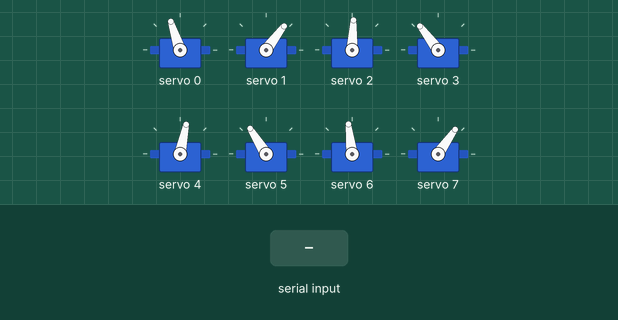
Simulated run of this sketch. Board: ESP32. Shown: 8 × servo. Inputs (shaded band) come from the test bench. What the sketch prints to the serial monitor is not drawn.

Above: at 14.2 s.
14.3 s: "1" received over Serial
At 14.46 s:
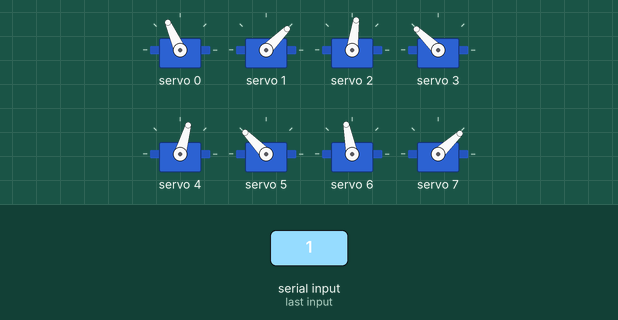
17.3 s: "0" received over Serial
At 18.2 s:
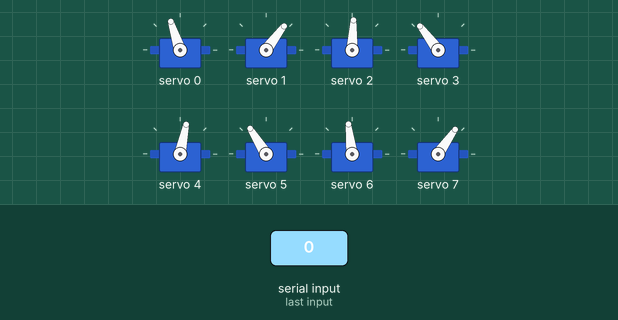
Timing chart, 0 to 20.3 s (numbered marks = the images above; inputs shaded):
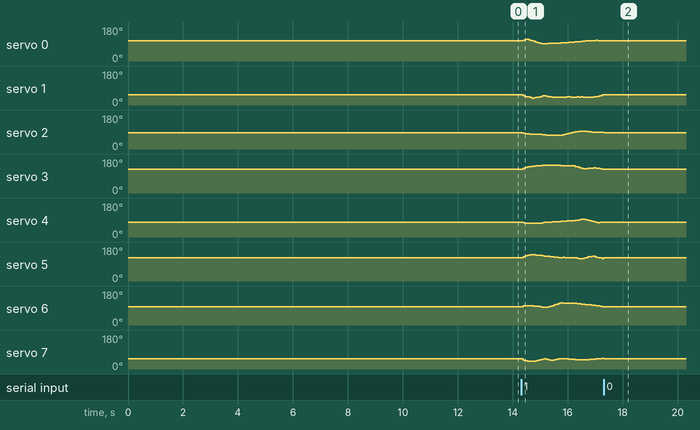

The sketch:

SS_walk_1cm.ino
```cpp
//Gait template
#include <Wire.h>
#include <Adafruit_PWMServoDriver.h>

Adafruit_PWMServoDriver pca9685 = Adafruit_PWMServoDriver();

#define SERVO_FREQ 300
#define SER0 0 //Hip 1
#define SER1 1 //Knee 1
#define SER2 2 //Hip 2
#define SER3 3 //Knee 2
#define SER4 4 //Hip 3
#define SER5 5 //Knee 3
#define SER6 6 //Hip 4
#define SER7 7 //Knee 4

float SS_servo0[] = {-0.36108032, -0.43371597, -0.49152997, -0.49628849, -0.42342595, -0.33425499, -0.24450695, -0.1551067 , -0.06392036,  0.01987016,  0.07378966,  0.07317854,  0.04090186,  0.01505388, -0.00256748, -0.01324909, -0.02157262, -0.02871532, -0.03890835, -0.05447955, -0.07272626, -0.08750311, -0.10372093, -0.12105385, -0.1406819 , -0.16056486, -0.18292561, -0.20796383, -0.23378954, -0.25918218, -0.28464469, -0.3102795 , -0.33202724, -0.34804041, -0.35898887, -0.36551867, -0.36688967, -0.36400899, -0.35609794, -0.34026512};
float SS_servo1[] = {0.48957515, 0.54101513, 0.55088278, 0.59201711, 0.74047621, 0.88241354, 0.95837059, 1.00633205, 1.03221041, 1.04612993, 1.03140886, 1.0118923 , 1.04290001, 1.06490564, 1.07870885, 1.0949188 , 1.10563995, 1.10652364, 1.09983251, 1.0744566 , 1.03679759, 1.01474597, 0.9941421 , 0.9708187 , 0.95266167, 0.93979597, 0.91802465, 0.88887178, 0.85873791, 0.83519598, 0.81748128, 0.79931013, 0.78282647, 0.7663722 , 0.7381985 , 0.70808025, 0.67698638, 0.63048292, 0.56045631, 0.48615228};
float SS_servo2[] = {-0.13317275, -0.20649409, -0.27143913, -0.31311442, -0.33546872, -0.35073907, -0.36528802, -0.37715661, -0.38801178, -0.39864956, -0.41317803, -0.43118329, -0.44950785, -0.46278568, -0.46831599, -0.46851845, -0.46371138, -0.45784167, -0.46006078, -0.46515432, -0.434972  , -0.36577259, -0.29215808, -0.22041343, -0.15289265, -0.07539289, -0.01795502,  0.0083796 ,  0.02190558,  0.03713195,  0.04259307,  0.02178594, -0.01671389, -0.04619473, -0.06950405, -0.08754656, -0.09760328, -0.10559567, -0.11437866, -0.11151186};
float SS_servo3[] = {0.63614478, 0.69364387, 0.71698757, 0.72057955, 0.73278159, 0.74764246, 0.76098037, 0.77396241, 0.78745952, 0.80054801, 0.80942998, 0.81061376, 0.8138682 , 0.81185067, 0.80495854, 0.80321581, 0.79458155, 0.77920722, 0.76384298, 0.73117594, 0.72287443, 0.81880012, 0.9015284 , 0.9527867 , 1.00839915, 1.06659892, 1.0604381 , 1.01496625, 0.9530985 , 0.89665612, 0.84925424, 0.82917841, 0.83726456, 0.83917098, 0.82738423, 0.81051967, 0.78607066, 0.74810312, 0.69346761, 0.62893489};
float SS_servo4[] = {0.38010566, 0.45344557, 0.48005478, 0.48481289, 0.49017046, 0.49202846, 0.48902629, 0.48190913, 0.47362428, 0.46136586, 0.44003016, 0.41390749, 0.38908578, 0.36895154, 0.35148354, 0.33466823, 0.32067675, 0.30737011, 0.29537145, 0.27882567, 0.25784572, 0.2388834 , 0.22193103, 0.20205507, 0.18093068, 0.15778458, 0.12946808, 0.08913934, 0.03953746, 0.00686917, 0.01788404, 0.04581037, 0.1061896 , 0.18928379, 0.26112558, 0.33216058, 0.4047221 , 0.44362255, 0.41538549, 0.36209521};
float SS_servo5[] = {-0.48520842, -0.58778066, -0.66932675, -0.72179962, -0.74363669, -0.75028877, -0.75186314, -0.74552124, -0.73522326, -0.71979705, -0.70300125, -0.69245658, -0.68210012, -0.67515798, -0.66655194, -0.64796456, -0.63363632, -0.62519321, -0.62708904, -0.64391083, -0.66806209, -0.67896486, -0.69345535, -0.70816588, -0.72023492, -0.72550492, -0.73493178, -0.73910618, -0.73395753, -0.74359902, -0.80201244, -0.8619827 , -0.88085966, -0.84921002, -0.80157413, -0.69863217, -0.54543876, -0.43810584, -0.45229246, -0.45071064};
float SS_servo6[] = {0.11286503, 0.17903537, 0.19854087, 0.19705806, 0.19345411, 0.18669476, 0.17380024, 0.15813466, 0.13613686, 0.10784564, 0.07362154, 0.05138452, 0.06539531, 0.09953502, 0.15170436, 0.22718645, 0.30598548, 0.38511403, 0.46111434, 0.50809615, 0.50433781, 0.49192382, 0.48425991, 0.47834397, 0.47183569, 0.46409627, 0.4548501 , 0.43946897, 0.42005504, 0.39482518, 0.37124401, 0.34695093, 0.32163775, 0.29648241, 0.27182913, 0.24617543, 0.21901309, 0.18848268, 0.14732301, 0.09652594};
float SS_servo7[] = {-0.64939695, -0.76349067, -0.85233076, -0.9063088 , -0.920559  , -0.91640071, -0.90299342, -0.8812224 , -0.84802675, -0.8061668 , -0.76509283, -0.75295583, -0.77957417, -0.821452  , -0.82491041, -0.72972641, -0.5927626 , -0.44555104, -0.31033513, -0.25293861, -0.28438222, -0.300736  , -0.32342451, -0.35169643, -0.37863878, -0.40012723, -0.43030503, -0.46439762, -0.49680429, -0.51789473, -0.53671339, -0.5548457 , -0.56629317, -0.57164283, -0.58124166, -0.5873366 , -0.58879731, -0.59843693, -0.61315118, -0.61182356};

int node=0;
int first=0;
int input=0;
int end_time=0;
int time_step=70000;
int steps = sizeof(SS_servo0)/sizeof(SS_servo0[0]);

// -------------------Joint configurations-------------------
int servo0=0;
int servo0_deg=0;
int servo1=0;
int servo1_deg=0;
int servo2=0;
int servo2_deg=0;
int servo3=0;
int servo3_deg=0;
int servo4=0;
int servo4_deg=0;
int servo5=0;
int servo5_deg=0;
int servo6=0;
int servo6_deg=0;
int servo7=0;
int servo7_deg=0;

void setup() {
  Serial.begin(115200);
  pca9685.begin();

  pca9685.setOscillatorFrequency(27000000); //Value between 24MHz and 27MHz, tuned for this setup
  pca9685.setPWMFreq(SERVO_FREQ);
  delay (3000);

  servo0_deg=SS_servo0[0]/3.14159265*180;
        servo0=map(servo0_deg,-38,90,2200,1030);
        servo1_deg=SS_servo1[0]/3.14159265*180-servo0_deg;
        servo1=map(servo1_deg,-90,90,2600,950);
        servo2_deg=SS_servo2[0]/3.14159265*180;
        servo2=map(servo2_deg,-37,90,1500,2670);
        servo3_deg=SS_servo3[0]/3.14159265*180-servo2_deg;
        servo3=map(servo3_deg,-90,90,1100,2700);
        servo4_deg=SS_servo4[0]/3.14159265*180;
        servo4=map(servo4_deg,-90,38,2700,1500);
        servo5_deg=SS_servo5[0]/3.14159265*180-servo4_deg;
        servo5=map(servo5_deg,-90,90,2600,930);
        servo6_deg=SS_servo6[0]/3.14159265*180;
        servo6=map(servo6_deg,-90,38,850,2250);
        servo7_deg=SS_servo7[0]/3.14159265*180-servo6_deg;
        servo7=map(servo7_deg,-90,90,920,2620);

        pca9685.setPWM(SER0,0,servo0);
        pca9685.setPWM(SER1,0,servo1);
        pca9685.setPWM(SER2,0,servo2);
        pca9685.setPWM(SER3,0,servo3);
        pca9685.setPWM(SER4,0,servo4);
        pca9685.setPWM(SER5,0,servo5);
        pca9685.setPWM(SER6,0,servo6);
        pca9685.setPWM(SER7,0,servo7);

        Serial.print("Node:");
        Serial.println(node);
        Serial.print("servo0 -> rads:");
        Serial.print(SS_servo0[node]);
        Serial.print("        deg:");
        Serial.print(servo0_deg);
        Serial.print("        us:");
        Serial.println(servo0);
        Serial.print("servo1 -> rads:");
        Serial.print(SS_servo1[node]);
        Serial.print("        deg:");
        Serial.print(servo1_deg);
        Serial.print("        us:");
        Serial.println(servo1);
        Serial.print("servo2 -> rads:");
        Serial.print(SS_servo2[node]);
        Serial.print("        deg:");
        Serial.print(servo2_deg);
        Serial.print("        us:");
        Serial.println(servo2);
        Serial.print("servo3 -> rads:");
        Serial.print(SS_servo3[node]);
        Serial.print("        deg:");
        Serial.print(servo3_deg);
        Serial.print("        us:");
        Serial.println(servo3);
        Serial.print("servo4 -> rads:");
        Serial.print(SS_servo4[node]);
        Serial.print("        deg:");
        Serial.print(servo4_deg);
        Serial.print("        us:");
        Serial.println(servo4);
        Serial.print("servo5 -> rads:");
        Serial.print(SS_servo5[node]);
        Serial.print("        deg:");
        Serial.print(servo5_deg);
        Serial.print("        us:");
        Serial.println(servo5);
        Serial.print("servo6 -> rads:");
        Serial.print(SS_servo6[node]);
        Serial.print("        deg:");
        Serial.print(servo6_deg);
        Serial.print("        us:");
        Serial.println(servo6);
        Serial.print("servo7 -> rads:");
        Serial.print(SS_servo7[node]);
        Serial.print("        deg:");
        Serial.print(servo7_deg);
        Serial.print("        us:");
        Serial.println(servo7);

        delay(1000);
        Serial.println("10");
        delay(1000);
        Serial.println("9");
        delay(1000);
        Serial.println("8");
        delay(1000);
        Serial.println("7");
        delay(1000);
        Serial.println("6");
        delay(1000);
        Serial.println("5");
        delay(1000);
        Serial.println("4");
        delay(1000);
        Serial.println("3");
        delay(1000);
        Serial.println("2");
        delay(1000);
        Serial.println("1");
}

void loop()
{
  if(Serial.available()>0)
  {
    first=Serial.read();
    if(first=='1')
    {
      input=1;
    }
    if(first=='0')
    {
      input=0;
    }
  }
  if(input==1)
  {
      if(esp_timer_get_time()>=end_time)
      {
        servo0_deg=SS_servo0[node]/3.14159265*180;
        servo0=map(servo0_deg,-38,90,2200,1030);
        servo1_deg=SS_servo1[node]/3.14159265*180-servo0_deg;
        servo1=map(servo1_deg,-90,90,2600,950);
        servo2_deg=SS_servo2[node]/3.14159265*180;
        servo2=map(servo2_deg,-37,90,1500,2670);
        servo3_deg=SS_servo3[node]/3.14159265*180-servo2_deg;
        servo3=map(servo3_deg,-90,90,1100,2700);
        servo4_deg=SS_servo4[node]/3.14159265*180;
        servo4=map(servo4_deg,-90,38,2700,1500);
        servo5_deg=SS_servo5[node]/3.14159265*180-servo4_deg;
        servo5=map(servo5_deg,-90,90,2600,930);
        servo6_deg=SS_servo6[node]/3.14159265*180;
        servo6=map(servo6_deg,-90,38,850,2250);
        servo7_deg=SS_servo7[node]/3.14159265*180-servo6_deg;
        servo7=map(servo7_deg,-90,90,920,2620);

        pca9685.setPWM(SER0,0,servo0);
        pca9685.setPWM(SER1,0,servo1);
        pca9685.setPWM(SER2,0,servo2);
        pca9685.setPWM(SER3,0,servo3);
        pca9685.setPWM(SER4,0,servo4);
        pca9685.setPWM(SER5,0,servo5);
        pca9685.setPWM(SER6,0,servo6);
        pca9685.setPWM(SER7,0,servo7);

        node+=1;
        if(node>=steps)
           {
              node=0;
            }
         end_time=esp_timer_get_time()+time_step;
      }
   }

  if(input == 0)
  {
   servo0_deg=SS_servo0[node]/3.14159265*180;
        servo0=map(servo0_deg,-38,90,2200,1030);
        servo1_deg=SS_servo1[node]/3.14159265*180-servo0_deg;
        servo1=map(servo1_deg,-90,90,2600,950);
        servo2_deg=SS_servo2[node]/3.14159265*180;
        servo2=map(servo2_deg,-37,90,1500,2670);
        servo3_deg=SS_servo3[node]/3.14159265*180-servo2_deg;
        servo3=map(servo3_deg,-90,90,1100,2700);
        servo4_deg=SS_servo4[node]/3.14159265*180;
        servo4=map(servo4_deg,-90,38,2700,1500);
        servo5_deg=SS_servo5[node]/3.14159265*180-servo4_deg;
        servo5=map(servo5_deg,-90,90,2600,930);
        servo6_deg=SS_servo6[node]/3.14159265*180;
        servo6=map(servo6_deg,-90,38,850,2250);
        servo7_deg=SS_servo7[node]/3.14159265*180-servo6_deg;
        servo7=map(servo7_deg,-90,90,920,2620);

        pca9685.setPWM(SER0,0,servo0);
        pca9685.setPWM(SER1,0,servo1);
        pca9685.setPWM(SER2,0,servo2);
        pca9685.setPWM(SER3,0,servo3);
        pca9685.setPWM(SER4,0,servo4);
        pca9685.setPWM(SER5,0,servo5);
        pca9685.setPWM(SER6,0,servo6);
        pca9685.setPWM(SER7,0,servo7);

        // Serial.print("Node:");
        // Serial.println(node);
        // Serial.print("servo0 -> rads:");
        // Serial.print(SS_servo0[node]);
        // Serial.print("        deg:");
        // Serial.print(servo0_deg);
        // Serial.print("        us:");
        // Serial.println(servo0);
        // Serial.print("servo1 -> rads:");
        // Serial.print(SS_servo1[node]);
        // Serial.print("        deg:");
        // Serial.print(servo1_deg);
        // Serial.print("        us:");
        // Serial.println(servo1);
        // Serial.print("servo2 -> rads:");
        // Serial.print(SS_servo2[node]);
        // Serial.print("        deg:");
        // Serial.print(servo2_deg);
        // Serial.print("        us:");
        // Serial.println(servo2);
        // Serial.print("servo3 -> rads:");
        // Serial.print(SS_servo3[node]);
        // Serial.print("        deg:");
        // Serial.print(servo3_deg);
        // Serial.print("        us:");
        // Serial.println(servo3);
        // Serial.print("servo4 -> rads:");
        // Serial.print(SS_servo4[node]);
        // Serial.print("        deg:");
        // Serial.print(servo4_deg);
        // Serial.print("        us:");
        // Serial.println(servo4);
        // Serial.print("servo5 -> rads:");
        // Serial.print(SS_servo5[node]);
        // Serial.print("        deg:");
        // Serial.print(servo5_deg);
        // Serial.print("        us:");
        // Serial.println(servo5);
        // Serial.print("servo6 -> rads:");
        // Serial.print(SS_servo6[node]);
        // Serial.print("        deg:");
        // Serial.print(servo6_deg);
        // Serial.print("        us:");
        // Serial.println(servo6);
        // Serial.print("servo7 -> rads:");
        // Serial.print(SS_servo7[node]);
        // Serial.print("        deg:");
        // Serial.print(servo7_deg);
        // Serial.print("        us:");
        // Serial.println(servo7);

  }
}
```

Measured:
- after the input at 17.3 s, servo 0: goes on until 17.3 s, then stays 108°; servo 1: goes on until 17.3 s, then stays 53°; servo 2: goes on until 17.3 s, then stays 87°; servo 3: stops changing and stays 127°; servo 4: goes on until 17.3 s, then stays 78°
